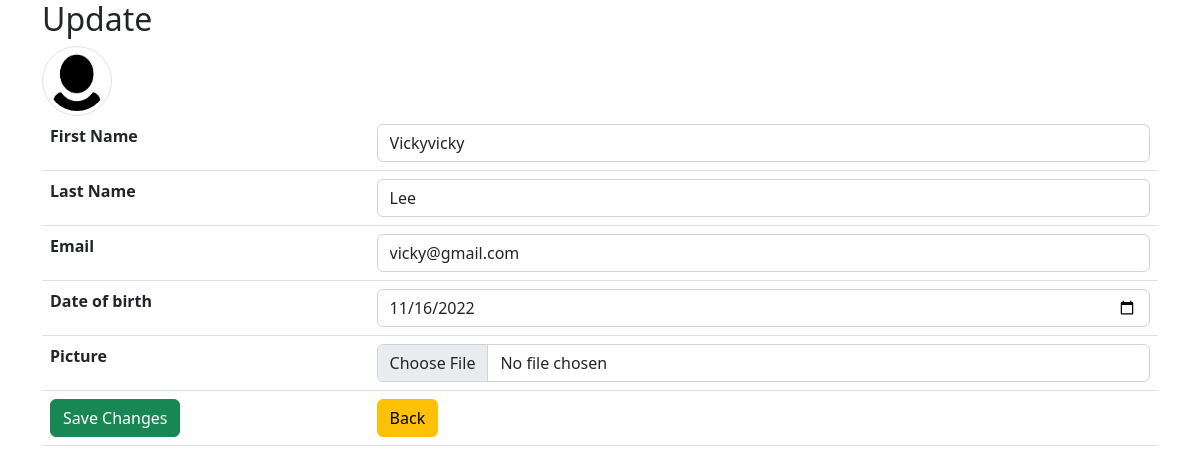
The app's page /update.php?id=1 (signed in) with its own data.
### tables this page shows
CREATE TABLE `users` (
  `user_id` int(11) NOT NULL,
  `first_name` varchar(255) NOT NULL,
  `last_name` varchar(255) NOT NULL,
  `password` varchar(255) NOT NULL,
  `date_of_birth` varchar(255) NOT NULL,
  `email` varchar(255) NOT NULL,
  `picture` varchar(255) NOT NULL,
  `status` varchar(4) NOT NULL DEFAULT 'user'
);

### update.php (the view, shortened to what this page needs)
<?php
require_once 'components/file_upload.php';
$backBtn = '';
if (isset($_SESSION["user"])) {
    $backBtn = "home.php";
}
if (isset($_GET['id'])) {
    $id = $_GET['id'];
    $sql = "SELECT * FROM users WHERE user_id = {$id}";
    $result = mysqli_query($conn, $sql);
    if (mysqli_num_rows($result) == 1) {
        $data = mysqli_fetch_assoc($result);
        $f_name = $data['first_name'];
        $l_name = $data['last_name'];
        $email = $data['email'];
        $date_birth = $data['date_of_birth'];
    }
}
?>
<!DOCTYPE html>
<html lang="en">
<head>
    <?php require_once 'components/boot.php' ?>
</head>
<body>
    <div class="container">
        <h2>Update</h2>
        <img class='img-thumbnail rounded-circle' src='pictures/<?php echo $data['picture'] ?>' alt="<?php echo $f_name ?>">
        <form method="post" enctype="multipart/form-data">
            <table class="table">
                <tr>
                    <th>First Name</th>
                    <td><input class="form-control" type="text" name="first_name" placeholder="First Name" value="<?php echo $f_name ?>" /></td>
                </tr>
                <tr>
                    <th>Last Name</th>
                    <td><input class="form-control" type="text" name="last_name" placeholder="Last Name" value="<?php echo $l_name ?>" /></td>
                </tr>
                <tr>
                    <th>Email</th>
                    <td><input class="form-control" type="email" name="email" placeholder="Email" value="<?php echo $email ?>" /></td>
                </tr>
                <tr>
                    <th>Date of birth</th>
                    <td><input class="form-control" type="date" name="date_of_birth" placeholder="Date of birth" value="<?php echo $date_birth ?>" /></td>
                </tr>
                <tr>
                    <th>Picture</th>
                    <td><input class="form-control" type="file" name="picture" /></td>
                </tr>
                <tr>
                    <td><button name="submit" class="btn btn-success" type="submit">Save Changes</button></td>
                    <td><a href="<?php echo $backBtn ?>"><button class="btn btn-warning" type="button">Back</button></a></td>
                </tr>
            </table>
        </form>
    </div>
</body>
</html>

### update.php (style rules this page uses)
.img-thumbnail { width: 70px !important; height: 70px !important; }

### records on screen
users: picture (placeholder picture), first_name "Vickyvicky", last_name "Lee", email "vicky@gmail.com", date_of_birth "11/16/2022"
